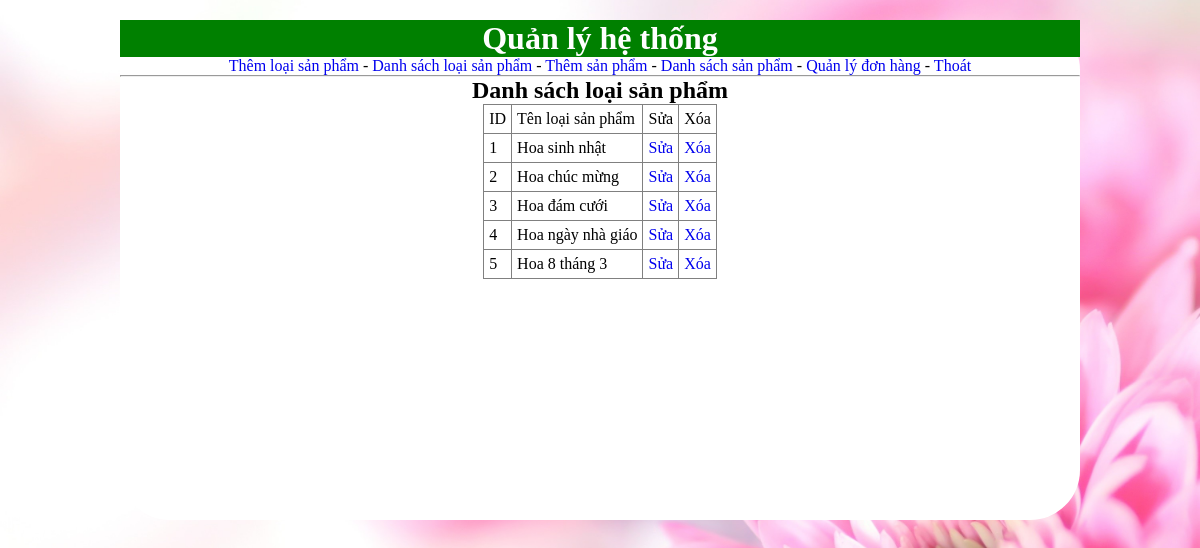
/admin/danhsachloaisanpham.php (signed in), run on the app's committed database.
### tables this page shows
CREATE TABLE IF NOT EXISTS `loaisanpham` (
`idloaisanpham` int(11) NOT NULL,
  `tenloaisanpham` varchar(50) DEFAULT NULL
);

### admin/danhsachloaisanpham.php (the view, shortened to what this page needs)
<!DOCTYPE html>
<html>
<head>
	<link rel="stylesheet" type="text/css" href="../style.css">
</head>
<body>
	<div class="wrapper">
		<h1 style="text-align:center;background-color:green;color:white">Quản lý hệ thống</h1>
		<?php include 'menu.php';?>
		<h2 style="text-align:center">Danh sách loại sản phẩm</h2>
		<table align="center" border="1">
			<tr>
				<td>ID</td>
				<td>Tên loại sản phẩm</td>
				<td>Sửa</td>
				<td>Xóa</td>
			</tr>
			<?php
			$sql="SELECT * FROM loaisanpham";
			$result=mysql_query($sql);
			while($row=mysql_fetch_array($result)){
			 ?>
			<tr>
				<td><?php echo $row['idloaisanpham'];?></td>
				<td><?php echo $row['tenloaisanpham'];?></td>
				<td><a href="sualoaisanpham.php?idsua=<?php echo $row['idloaisanpham'];?>">Sửa</a></td>
				<td><a href="xoaloaisanpham.php?idxoa=<?php echo $row['idloaisanpham'];?>">Xóa</a></td>
			</tr>
			<?php } ?>
		</table>
	</div>
</body>
</html>

### style.css (style rules this page uses)
html,* { margin:0px; padding:0px; }
body { background-image: url("images/hinhnen2.jpg"); height: 100%; background-position: center; background-repeat: no-repeat; background-size: cover; background-attachment: fixed; }
.wrapper { margin-left: auto; margin-right: auto; width:960px; min-height: 500px; background-color:white; margin-top: 20px; margin-bottom: 20px; border-radius: 50px; }
table { border-collapse: collapse; margin-left: auto; margin-right: auto; }
table tr td { word-wrap:break-word; padding:5px; }
a { text-decoration: none; }

### data on the page
loaisanpham: idloaisanpham "1", tenloaisanpham "Hoa sinh nhật"
loaisanpham: idloaisanpham "2", tenloaisanpham "Hoa chúc mừng"
loaisanpham: idloaisanpham "3", tenloaisanpham "Hoa đám cưới"
loaisanpham: idloaisanpham "4", tenloaisanpham "Hoa ngày nhà giáo"
loaisanpham: idloaisanpham "5", tenloaisanpham "Hoa 8 tháng 3"
